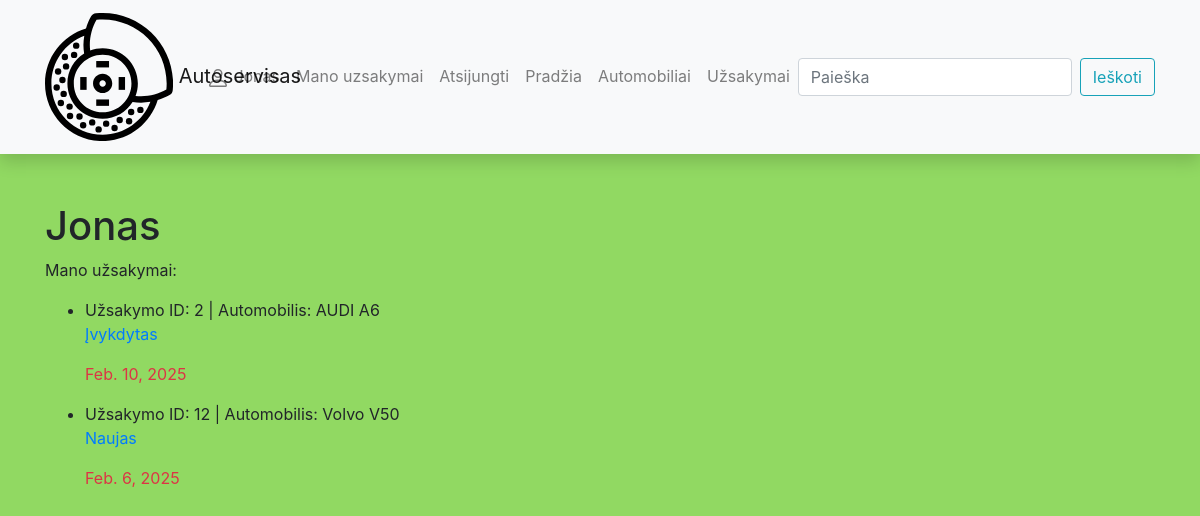
Screenshot of /autoservisas/manouzsakymai/ (signed in) with the database file from the repository.
### autoservisas/models.py (models this page shows, shortened)
class Uzsakymas(models.Model):
    sukurimo_data = models.DateTimeField('Sukurimo data', default=datetime.now, null=True, blank=True)
    automobilis = models.ForeignKey(Automobilis, on_delete=models.CASCADE)
    imoketa_suma = models.IntegerField('Įmokėta suma')
    uzsakovas = models.ForeignKey(User, on_delete=models.SET_NULL, null=True, blank=True)
    grazinimo_terminas = models.DateField('Gražinimo terminas', null=True, blank=True)
    NEW = 0
    IN_PROGRESS = 1
    COMPLETED = 2
    CANCELLED = 3
    STATUS_CHOICES = [
        (NEW, 'Naujas'),
        (IN_PROGRESS, 'Vykdomas'),
        (COMPLETED, 'Įvykdytas'),
        (CANCELLED, 'Atšauktas'),
    ]
    statusas = models.IntegerField('Statusas',
                                 choices=STATUS_CHOICES,
                                 default=NEW,
                                 blank=True,
                                 help_text='Užsakymo statusas')
    @property
    def grazinimo_terminas_praejo(self):
        if self.grazinimo_terminas and self.grazinimo_terminas < date.today():
            return True
        else:
            return False
    class Meta:
        verbose_name = 'Uzsakymas'
        verbose_name_plural = 'Uzsakymai'

class Automobilis(models.Model):
    klientas = models.ForeignKey(Klientas, on_delete=models.CASCADE)
    modelis = models.ForeignKey(Modelis, on_delete=models.CASCADE)
    metai = models.IntegerField('Pagaminimo metai')
    aprasymas = HTMLField(null=True, blank=True)
    valst_nr = models.CharField('Valstybinis numeris',max_length=20)
    foto = models.ImageField('Foto', upload_to='foto', null=True, blank=True)
    class Meta:
        verbose_name = 'Automobilis'
        verbose_name_plural = 'Automobiliai'

class Modelis(models.Model):
    marke = models.ForeignKey(Marke, on_delete=models.CASCADE)
    modelis = models.CharField('Modelis', max_length=100)
    class Meta:
        verbose_name = 'Modelis'
        verbose_name_plural = 'Modeliai'
    def __str__(self):
        return f"{self.marke} {self.modelis}"

class Marke(models.Model):
    marke = models.CharField('Markė',max_length=100)
    def __str__(self):
        return f"{self.marke}"

### autoservisas/views.py (the view)
# urls.py: path('manouzsakymai/', views.OrdersByUserListView.as_view(), name='mano_uzsakymai'),
class OrdersByUserListView(LoginRequiredMixin, generic.ListView):
    model = Uzsakymas
    context_object_name = 'uzsakymu_list'
    template_name = 'mano_uzsakymai.html'
    def get_queryset(self):
        return Uzsakymas.objects.filter(uzsakovas=self.request.user)

### autoservisas/templates/mano_uzsakymai.html
{% extends 'base.html' %}
{% block content %}
<h1>{{ user }}</h1>
<p>Mano užsakymai:</p>
{% if uzsakymu_list %}
<ul>
    {% for uzsakymas in uzsakymu_list %}
        <li>
            Užsakymo ID: {{ uzsakymas.id }} | Automobilis: {{ uzsakymas.automobilis.modelis }}
            <p><a href="{% url 'uzsakymas-detail' uzsakymas.id %}">{{ uzsakymas.get_statusas_display}}</a></p>
           <p class="{% if uzsakymas.grazinimo_terminas_praejo %} text-danger">
           {% else %} text-success">
          {% endif %} {{ uzsakymas.grazinimo_terminas }} {{ uzsakymas.get_status_display }}</p>
        </li>
    {% endfor %}
</ul>
{% else %}
<p>Aktyvių užsakymų nėra</p>
{% endif %}
{% endblock %}

### autoservisas/templates/base.html (shortened to what this page needs)
<!DOCTYPE html>
<html lang="en">
  <head>
    <link
      rel="stylesheet"
      href="https://stackpath.bootstrapcdn.com/bootstrap/4.1.3/css/bootstrap.min.css"
    />
    <link
      rel="stylesheet"
      href="https://cdnjs.cloudflare.com/ajax/libs/font-awesome/4.7.0/css/font-awesome.min.css"
    />
    {% load static %}
    <link rel="stylesheet" href="{% static 'css/styles.css' %}" />
  </head>
  <body>
    <nav
      class="navbar navbar-expand-lg navbar-light bg-light static-top mb-5 shadow"
    >
      <div class="container">
        <a class="navbar-brand" href="{% url 'index' %}">
          Autoservisas</a
        >
        <div class="collapse navbar-collapse" id="navbarResponsive">
          <ul class="navbar-nav ml-auto">
              {% if user.is_authenticated %}
            <li class="nav-item">
              <a class="nav-link" href="">
                {{ user.username }}</a>
            </li>
			  <li class="nav-item">
              <a class="nav-link" href="{% url 'mano_uzsakymai' %}">Mano uzsakymai</a>
            </li>
            <li class="nav-item">
              <a class="nav-link" href="{% url 'logout' %}">Atsijungti</a>
            </li>
            {% else %}
            <li class="nav-item">
              <a class="nav-link" href="{% url 'login' %}?next={{ request.path }}">Prisijungti</a>
            </li>
            {% endif %}
            <li class="nav-item">
              <a class="nav-link" href="{% url 'index' %}">Pradžia</a>
            </li>
            <li class="nav-item">
              <a class="nav-link" href="{% url 'automobiliai-all' %}">Automobiliai</a>
            </li>
            <li class="nav-item">
              <a class="nav-link" href="{% url 'uzsakymai-list' %}">Užsakymai</a>
            </li>
          </ul>
          <form
            class="form-inline my-2 my-lg-0"
            action="{% url 'search' %}"
            method="get"
          >
            <input
              class="form-control mr-sm-2"
              type="search"
              placeholder="Paieška"
              aria-label="Search"
              name="search_text"
            />
            <button class="btn btn-outline-info my-2 my-sm-0" type="submit">
              Ieškoti
            </button>
          </form>
        </div>
      </div>
    </nav>
    <div class="container">{% block content %}{% endblock %}</div>
  </body>
</html>

### autoservisas/static/css/styles.css (style rules this page uses)
body { background-color: #91d962; }

### rows the page displays
Uzsakymas: id "2", automobilis.modelis "AUDI A6", statusas "Įvykdytas", grazinimo_terminas "Feb. 10, 2025"
Uzsakymas: id "12", automobilis.modelis "Volvo V50", statusas "Naujas", grazinimo_terminas "Feb. 6, 2025"

### other values shown
{{ user.username }} "Jonas"
{{ user }} "Jonas"
